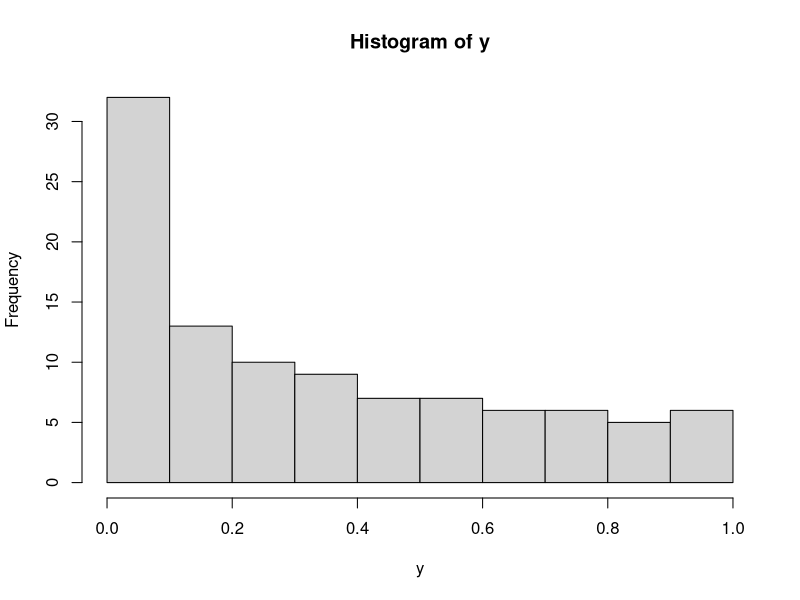
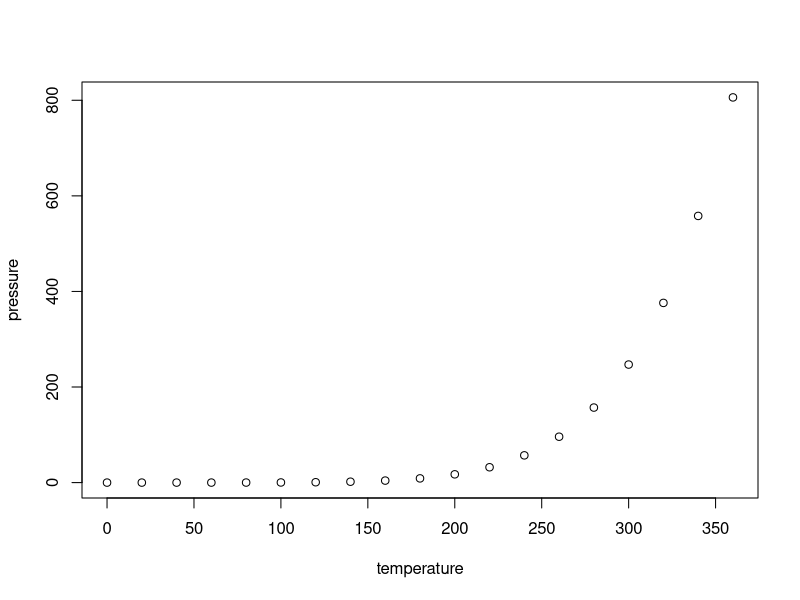

Reproduce these figures in R, in order.
## ---- chunk 1
knitr::opts_chunk$set(echo = TRUE)
## ---- chunk 2


x = seq(0,1,by=.01)
y = x^{2}
y[1:10]

## ---- chunk 3

hist(y) ##histogram of 7

## ---- chunk 4
summary(cars)
## ---- chunk 5
plot(pressure)
